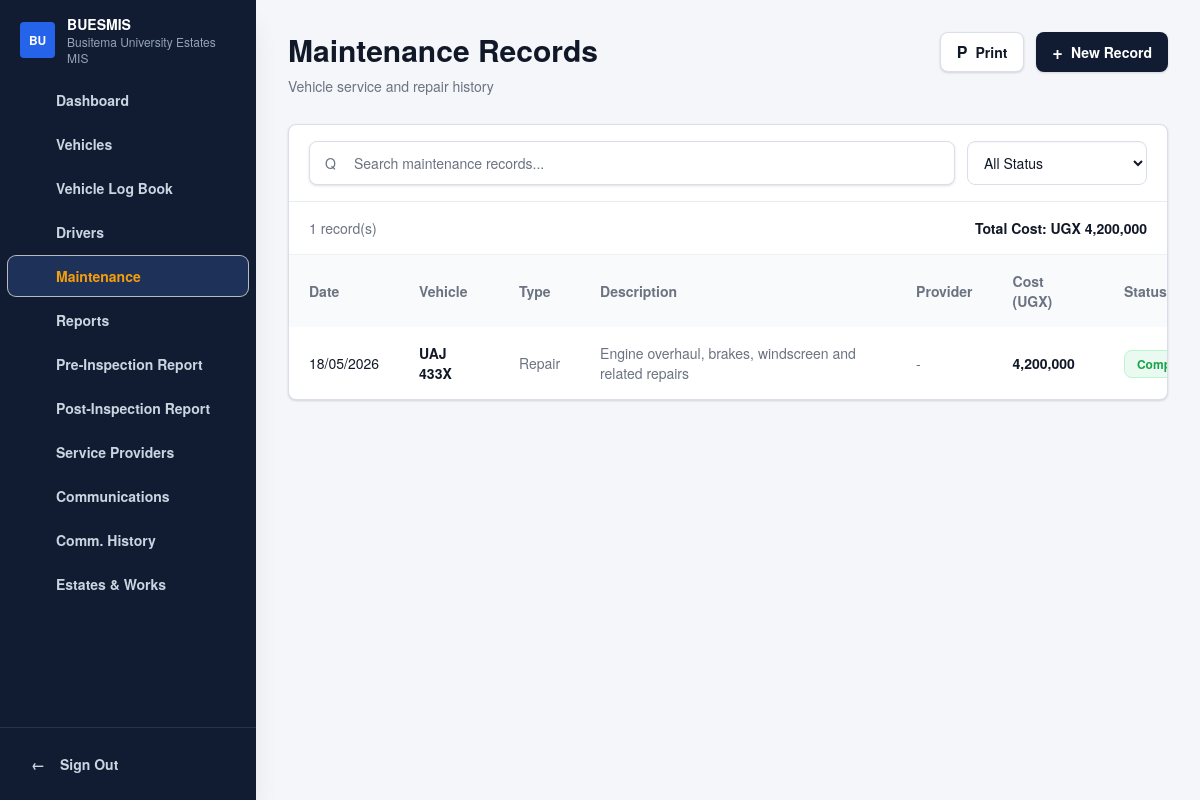
The page /modules/maintenance/index.php on the database its author committed.
### tables this page shows
CREATE TABLE `maintenance_records` (
  `id` int(10) UNSIGNED NOT NULL,
  `vehicle_id` int(10) UNSIGNED NOT NULL,
  `service_provider_id` int(10) UNSIGNED DEFAULT NULL,
  `reported_by` int(10) UNSIGNED DEFAULT NULL,
  `approved_by` int(10) UNSIGNED DEFAULT NULL,
  `maintenance_type` enum('repair','routine_service','inspection','brake_service','other') NOT NULL DEFAULT 'repair',
  `date_reported` date NOT NULL,
  `date_completed` date DEFAULT NULL,
  `description` text NOT NULL,
  `parts_replaced` text DEFAULT NULL,
  `total_cost` decimal(14,2) NOT NULL DEFAULT 0.00,
  `mileage_at_service` int(10) UNSIGNED DEFAULT NULL,
  `invoice_number` varchar(100) DEFAULT NULL,
  `status` enum('reported','in_progress','completed','cancelled') NOT NULL DEFAULT 'reported',
  `remarks` text DEFAULT NULL,
  `created_at` timestamp NOT NULL DEFAULT current_timestamp(),
  `updated_at` timestamp NULL DEFAULT NULL ON UPDATE current_timestamp()
);

CREATE TABLE `vehicles` (
  `id` int(10) UNSIGNED NOT NULL,
  `department_id` int(10) UNSIGNED DEFAULT NULL,
  `registration_no` varchar(50) NOT NULL,
  `make` varchar(100) NOT NULL,
  `model` varchar(100) NOT NULL,
  `manufacture_year` year(4) DEFAULT NULL,
  `vehicle_type` enum('sedan','suv','pickup','truck','van','bus','motorcycle','other') NOT NULL DEFAULT 'other',
  `fuel_type` enum('petrol','diesel','hybrid','electric','other') NOT NULL DEFAULT 'diesel',
  `current_mileage` int(10) UNSIGNED NOT NULL DEFAULT 0,
  `insurance_expiry` date DEFAULT NULL,
  `status` enum('active','maintenance','grounded','disposed') NOT NULL DEFAULT 'active',
  `notes` text DEFAULT NULL,
  `created_at` timestamp NOT NULL DEFAULT current_timestamp(),
  `updated_at` timestamp NULL DEFAULT NULL ON UPDATE current_timestamp()
);

### handlers/maintenance.php (called while the page is built, shortened)
<?php
function maintenanceHandlerUrl(): string
{
    return '/fleet-system/handlers/maintenance.php';
}
function maintenancePullFlash(): ?array
{
    if (!isset($_SESSION['maintenance_flash']) || !is_array($_SESSION['maintenance_flash'])) {
        return null;
    }
    $flash = $_SESSION['maintenance_flash'];
    return $flash;
}
function maintenanceNormalizeType(string $type): string
{
    return match ($type) {
        'routine_service' => 'Routine Service',
        'brake_service' => 'Brake Service',
        default => ucwords(str_replace('_', ' ', $type)),
    };
}
function maintenanceNormalizeStatus(string $status): string
{
    return match ($status) {
        'in_progress' => 'In Progress',
        default => ucwords(str_replace('_', ' ', $status)),
    };
}
function maintenanceFormatMoney(float $amount): string
{
    return number_format($amount, 0);
}
function maintenanceFormatDate(?string $date): string
{
    $timestamp = strtotime($date);
    return $timestamp ? date('d/m/Y', $timestamp) : $date;
}
function maintenanceFetchVehicleOptions(PDO $pdo): array
{
    $statement = $pdo->query(
        "SELECT id, registration_no
        FROM vehicles
        WHERE status <> 'disposed'
        ORDER BY registration_no ASC"
    );
    return $statement->fetchAll();
}
function maintenanceFetchProviderOptions(PDO $pdo): array
{
    $statement = $pdo->query(
        "SELECT id, name
        FROM service_providers
        WHERE status <> 'inactive'
        ORDER BY name ASC"
    );
    return $statement->fetchAll();
}
function maintenanceFetchPageData(): array
{
    $flash = maintenancePullFlash();
    $notification = $flash['notification'] ?? null;
    $formData = $flash['form_data'] ?? [];
    $openModal = (bool) ($flash['open_modal'] ?? false);
    $formMode = $flash['form_mode'] ?? 'create';
    $records = [];
    $vehicleOptions = [];
    $providerOptions = [];
    $totalCost = 0.0;
    try {
        $pdo = fleetDb();
        $vehicleOptions = maintenanceFetchVehicleOptions($pdo);
        $providerOptions = maintenanceFetchProviderOptions($pdo);
        $statement = $pdo->query(
            'SELECT
                mr.id,
                mr.vehicle_id,
                mr.service_provider_id,
                mr.maintenance_type,
                mr.date_reported,
                mr.date_completed,
                mr.description,
                mr.parts_replaced,
                mr.total_cost,
                mr.mileage_at_service,
                mr.invoice_number,
                mr.status,
                mr.remarks,
                v.registration_no,
                sp.name AS provider_name
            FROM maintenance_records mr
            INNER JOIN vehicles v ON v.id = mr.vehicle_id
            LEFT JOIN service_providers sp ON sp.id = mr.service_provider_id
            ORDER BY mr.date_reported DESC, mr.id DESC'
        );
        foreach ($statement->fetchAll() as $row) {
            $cost = (float) $row['total_cost'];
            $records[] = [
                'id' => (int) $row['id'],
                'vehicle_id' => (int) $row['vehicle_id'],
                'service_provider_id' => $row['service_provider_id'] !== null ? (int) $row['service_provider_id'] : null,
                'type_value' => $row['maintenance_type'],
                'status_value' => $row['status'],
                'date_raw' => $row['date_reported'],
                'date_completed_raw' => $row['date_completed'] ?: '',
                'description_raw' => $row['description'],
                'parts_replaced_raw' => $row['parts_replaced'] ?: '',
                'cost_raw' => (string) $cost,
                'mileage_raw' => $row['mileage_at_service'] !== null ? (string) $row['mileage_at_service'] : '',
                'invoice_raw' => $row['invoice_number'] ?: '',
                'remarks_raw' => $row['remarks'] ?: '',
                'date' => maintenanceFormatDate($row['date_reported']),
                'vehicle' => $row['registration_no'],
                'type' => maintenanceNormalizeType((string) $row['maintenance_type']),
                'description' => $row['description'],
                'provider' => $row['provider_name'] ?: '-',
                'cost' => maintenanceFormatMoney($cost),
                'status' => maintenanceNormalizeStatus((string) $row['status']),
            ];
            $totalCost += $cost;
        }
    } catch (Throwable $exception) {
        $notification = [
            'type' => 'error',
            'title' => 'Unable to load maintenance records',
            'message' => 'The maintenance records could not be loaded from the database right now.',
        ];
    }
    return [
        'records' => $records,
        'hasRecords' => count($records) > 0,
        'totalCost' => $totalCost,
        'maintenanceNotification' => $notification,
        'maintenanceFormData' => $formData,
        'shouldOpenMaintenanceModal' => $openModal,
        'maintenanceFormMode' => $formMode,
        'maintenanceFormAction' => maintenanceHandlerUrl(),
        'maintenanceVehicleOptions' => $vehicleOptions,
        'maintenanceProviderOptions' => $providerOptions,
    ];
}

### modules/maintenance/index.php (the view, shortened to what this page needs)
<?php
require_once __DIR__ . '/../../handlers/maintenance.php';
extract(maintenanceFetchPageData());
include __DIR__ . '/../../includes/header.php';
include __DIR__ . '/../../includes/sidebar.php';
?>
<main class="min-h-screen lg:pl-64">
    <div class="mx-auto max-w-[1320px] px-4 py-8 sm:px-6 lg:px-8">
        <div class="mb-7 flex flex-col gap-4 lg:flex-row lg:items-start lg:justify-between">
            <div>
                <h1 class="text-2xl font-extrabold tracking-normal text-fleet-ink sm:text-3xl">Maintenance Records</h1>
                <p class="mt-2 text-sm text-fleet-muted">Vehicle service and repair history</p>
            </div>
            <div class="flex flex-wrap items-center gap-3">
                <button type="button" data-print-page class="inline-flex h-10 items-center gap-2 rounded-lg border border-fleet-line bg-fleet-surface px-4 text-sm font-semibold text-fleet-ink shadow-fleet-card hover:bg-fleet-surface-muted">
                    <span class="text-base">P</span>
                    <span>Print</span>
                </button>
                <button type="button" data-open-maintenance-modal class="inline-flex h-10 items-center gap-2 rounded-lg bg-fleet-sidebar px-4 text-sm font-semibold text-white shadow-fleet-card hover:bg-fleet-sidebar-active">
                    <span class="text-lg leading-none">+</span>
                    <span>New Record</span>
                </button>
            </div>
        </div>
        <section class="<?= $hasRecords ? 'block' : 'hidden'; ?> overflow-hidden rounded-lg border border-fleet-line bg-fleet-surface shadow-fleet-card">
            <div class="border-b border-fleet-line-soft px-4 py-4 sm:px-5">
                <div class="grid gap-3 lg:grid-cols-[1fr_180px]">
                    <label class="relative block">
                        <span class="pointer-events-none absolute left-4 top-1/2 -translate-y-1/2 text-fleet-muted">Q</span>
                        <input id="maintenance-search" type="search" class="h-11 w-full rounded-lg border border-fleet-line bg-fleet-surface py-2 pl-11 pr-4 text-sm text-fleet-ink shadow-sm outline-none transition placeholder:text-fleet-muted focus:border-fleet-primary focus:ring-4 focus:ring-blue-100" placeholder="Search maintenance records...">
                    </label>
                    <select id="maintenance-status" class="vehicle-form-control h-11">
                        <option value="all">All Status</option>
                    </select>
                </div>
            </div>
            <section class="flex items-center justify-between border-b border-fleet-line-soft bg-fleet-surface px-5 py-4 text-sm shadow-sm">
                <span class="text-fleet-muted"><?= count($records); ?> record(s)</span>
                <span class="font-extrabold text-fleet-ink">Total Cost: UGX <?= number_format((float) $totalCost); ?></span>
            </section>
            <div class="overflow-x-auto">
                <table class="w-full min-w-[1040px] text-left text-sm" data-maintenance-table>
                    <thead class="bg-fleet-surface-muted text-fleet-muted">
                        <tr>
                            <th class="px-5 py-4 font-semibold">Date</th>
                            <th class="px-5 py-4 font-semibold">Vehicle</th>
                            <th class="px-5 py-4 font-semibold">Type</th>
                            <th class="px-5 py-4 font-semibold">Description</th>
                            <th class="px-5 py-4 font-semibold">Provider</th>
                            <th class="px-5 py-4 font-semibold">Cost (UGX)</th>
                            <th class="px-5 py-4 font-semibold">Status</th>
                        </tr>
                    </thead>
                    <tbody class="divide-y divide-fleet-line-soft">
                        <?php foreach ($records as $record): ?>
                            <tr
                                class="maintenance-row hover:bg-fleet-surface-muted/70"
                                data-status="<?= htmlspecialchars($record['status_value'], ENT_QUOTES, 'UTF-8'); ?>"
                                data-search="<?= htmlspecialchars(strtolower(implode(' ', [$record['date'], $record['vehicle'], $record['type'], $record['description'], $record['provider'], $record['status']])), ENT_QUOTES, 'UTF-8'); ?>"
                                data-record-id="<?= htmlspecialchars((string) $record['id'], ENT_QUOTES, 'UTF-8'); ?>"
                                data-vehicle="<?= htmlspecialchars($record['vehicle'], ENT_QUOTES, 'UTF-8'); ?>"
                                data-date="<?= htmlspecialchars($record['date'], ENT_QUOTES, 'UTF-8'); ?>"
                                data-provider="<?= htmlspecialchars($record['provider'], ENT_QUOTES, 'UTF-8'); ?>"
                                data-cost="<?= htmlspecialchars($record['cost'], ENT_QUOTES, 'UTF-8'); ?>"
                                data-vehicle-id="<?= htmlspecialchars((string) $record['vehicle_id'], ENT_QUOTES, 'UTF-8'); ?>"
                                data-service-provider-id="<?= htmlspecialchars((string) ($record['service_provider_id'] ?? ''), ENT_QUOTES, 'UTF-8'); ?>"
                                data-type="<?= htmlspecialchars($record['type_value'], ENT_QUOTES, 'UTF-8'); ?>"
                                data-date-reported="<?= htmlspecialchars($record['date_raw'], ENT_QUOTES, 'UTF-8'); ?>"
                                data-date-completed="<?= htmlspecialchars($record['date_completed_raw'], ENT_QUOTES, 'UTF-8'); ?>"
                                data-description="<?= htmlspecialchars($record['description_raw'], ENT_QUOTES, 'UTF-8'); ?>"
                                data-parts-replaced="<?= htmlspecialchars($record['parts_replaced_raw'], ENT_QUOTES, 'UTF-8'); ?>"
                                data-total-cost="<?= htmlspecialchars($record['cost_raw'], ENT_QUOTES, 'UTF-8'); ?>"
                                data-mileage-at-service="<?= htmlspecialchars($record['mileage_raw'], ENT_QUOTES, 'UTF-8'); ?>"
                                data-invoice-number="<?= htmlspecialchars($record['invoice_raw'], ENT_QUOTES, 'UTF-8'); ?>"
                                data-status-value="<?= htmlspecialchars($record['status_value'], ENT_QUOTES, 'UTF-8'); ?>"
                                data-remarks="<?= htmlspecialchars($record['remarks_raw'], ENT_QUOTES, 'UTF-8'); ?>"
                            >
                                <td class="px-5 py-4 text-fleet-ink"><?= htmlspecialchars($record['date'], ENT_QUOTES, 'UTF-8'); ?></td>
                                <td class="px-5 py-4 font-extrabold text-fleet-ink"><?= htmlspecialchars($record['vehicle'], ENT_QUOTES, 'UTF-8'); ?></td>
                                <td class="px-5 py-4 text-fleet-muted"><?= htmlspecialchars($record['type'], ENT_QUOTES, 'UTF-8'); ?></td>
                                <td class="px-5 py-4 text-fleet-muted"><?= htmlspecialchars($record['description'], ENT_QUOTES, 'UTF-8'); ?></td>
                                <td class="px-5 py-4 text-fleet-muted"><?= htmlspecialchars($record['provider'], ENT_QUOTES, 'UTF-8'); ?></td>
                                <td class="px-5 py-4 font-extrabold text-fleet-ink"><?= htmlspecialchars($record['cost'], ENT_QUOTES, 'UTF-8'); ?></td>
                                <td class="px-5 py-4">
                                    <?php if ($record['status'] === 'Completed'): ?>
                                        <span class="rounded-lg border border-green-200 bg-fleet-success-soft px-3 py-1 text-xs font-semibold text-fleet-success">Completed</span>
                                    <?php elseif ($record['status'] === 'In Progress'): ?>
                                        <span class="rounded-lg border border-orange-200 bg-fleet-warning-soft px-3 py-1 text-xs font-semibold text-fleet-warning-strong">In Progress</span>
                                    <?php elseif ($record['status'] === 'Cancelled'): ?>
                                        <span class="rounded-lg border border-red-200 bg-red-50 px-3 py-1 text-xs font-semibold text-fleet-danger">Cancelled</span>
                                    <?php else: ?>
                                        <span class="rounded-lg border border-blue-200 bg-blue-50 px-3 py-1 text-xs font-semibold text-fleet-primary">Reported</span>
                                    <?php endif; ?>
                                </td>
                            </tr>
                        <?php endforeach; ?>
                    </tbody>
                </table>
            </div>
        </section>
    </div>
</main>
<?php include __DIR__ . '/../../includes/footer.php'; ?>

### rows shown on the page
maintenance_records: date "18/05/2026", vehicle.registration_no "UAJ 433X", type "Repair", description "Engine overhaul, brakes, windscreen and related repairs", provider "-", cost "4,200,000"

### other values the page prints
$item['label'] "Dashboard"
$item['label'] "Vehicles"
$item['label'] "Vehicle Log Book"
$item['label'] "Drivers"
$item['label'] "Maintenance"
$item['label'] "Reports"
$item['label'] "Pre-Inspection Report"
$item['label'] "Post-Inspection Report"
$item['label'] "Service Providers"
$item['label'] "Communications"
$item['label'] "Comm. History"
$item['label'] "Estates & Works"
count($records) "1"
$totalCost "4,200,000"
